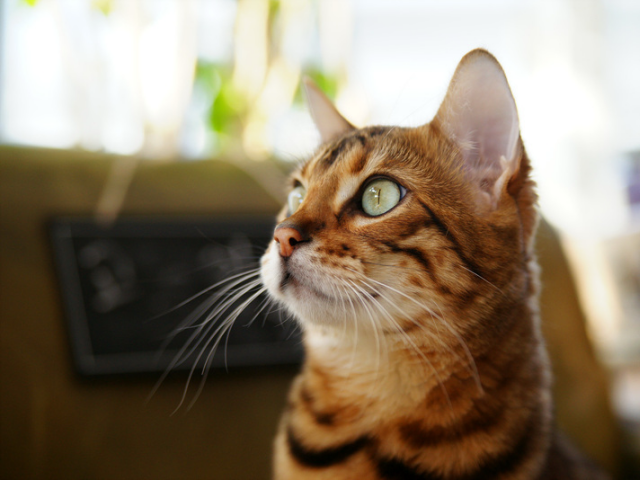
#> input picture ch01/cat.bmp, 640 x 480 px
$ python -i cartoon_cam.py   (imports and definitions only)
#> lines starting #> are read from the running program, lines starting #| are printed output that depends on the picture
#> further down, picture is the input picture: shape (480, 640, 3); mean B, G, R 104.5, 125.6, 140.8
# 카툰 필터 카메라

import sys
import numpy as np
import cv2


def cartoon_filter(img):
    h, w = img.shape[:2]
#> h = 480; w = 640
    img2 = cv2.resize(img, (w//2, h//2))

    blr = cv2.bilateralFilter(img2, -1, 20, 7)
    edge = 255 - cv2.Canny(img2, 80, 120)
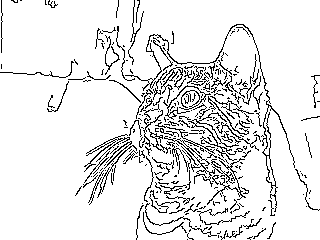
#> edge: shape (240, 320); 90.3% white; black in thin lines or dots
    edge = cv2.cvtColor(edge, cv2.COLOR_GRAY2BGR)
#> edge: shape (240, 320, 3); 90.3% white; black in thin lines or dots

    dst = cv2.bitwise_and(blr, edge)
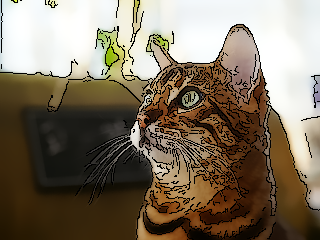
#> dst: shape (240, 320, 3); mean B, G, R 97.4, 115.4, 127.9
    dst = cv2.resize(dst, (w, h), interpolation=cv2.INTER_NEAREST)
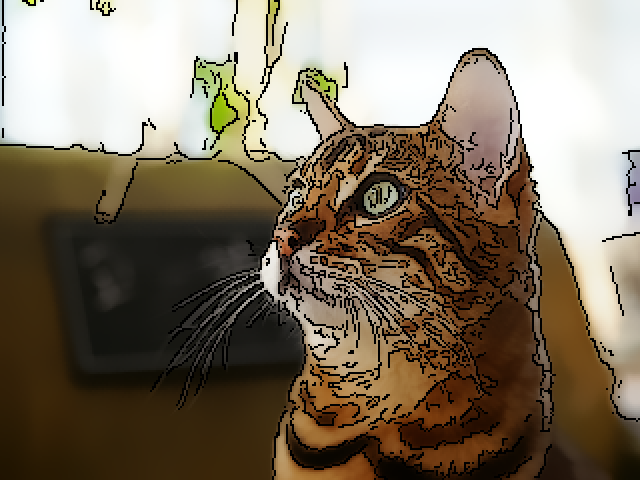
#> dst: shape (480, 640, 3); mean B, G, R 97.4, 115.4, 127.9

    return dst


def pencil_sketch(img):
    gray = cv2.cvtColor(img, cv2.COLOR_BGR2GRAY)
    blr = cv2.GaussianBlur(gray, (0, 0), 3)
    dst = cv2.divide(gray, blr, scale=255)

    # 컬러이미지로 받기 때문에 컬러로 아웃풋을 출력하는 것이 좋음
    dst = cv2.cvtColor(dst, cv2.COLOR_GRAY2BGR)

    return dst


# [5 lines not run here, left out]

cam_mode = 0

# [25 lines not run here, left out]

>>> import cv2
>>> picture = cv2.imread('../ch01/cat.bmp')
>>> result = cartoon_filter(picture)
